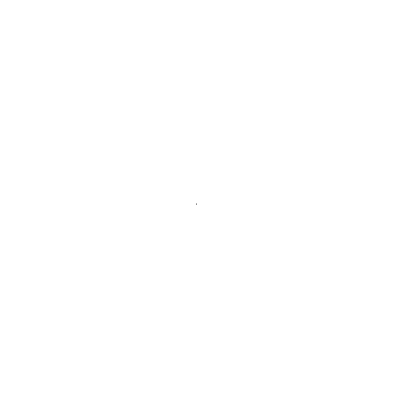
Frame 1 (no input)
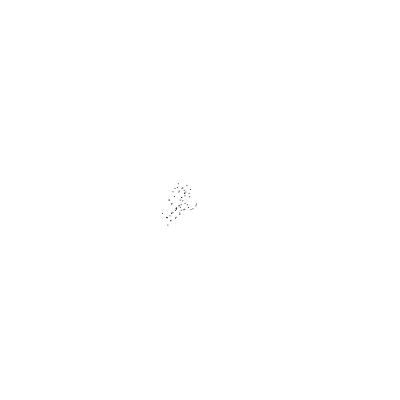
Frame 60 (no input)
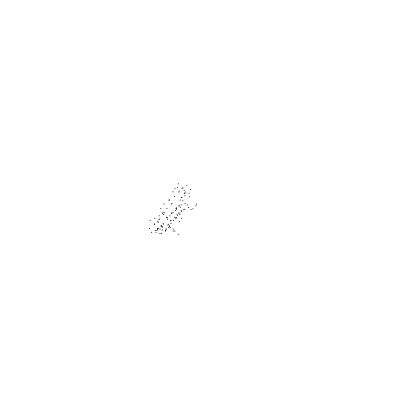
Frame 120 (the mouse pressed at the canvas centre since frame 60)

The p5.js sketch that drew these frames (run headless with seeded random() and noise() and a simulated clock; from frame 60 on, the mouse is pressed at the canvas centre):

// p5.js sketch
// ── sketch.js
let walker;

class Walker {
  constructor() {
    this.x = width/2;
    this.y = height/2;
  }

  show() {
    stroke(0);
    point(this.x, this.y);
  }

  step() {
    let step = 5;

    let xstep = acceptreject() * step;

    if(random([false, true])) {
      xstep *= -1;
    }

    let ystep = acceptreject() * step;
    if(random([false, true])) {
      ystep *= -1;
    }

    this.x += xstep;
    this.y += ystep;
  }

}

function setup() {
  createCanvas(400, 400);
  walker = new Walker();
  background(255);
}

function draw() {
  walker.step();
  walker.show();
}

function acceptreject() {
  while(true) {
    let r1 = random(1);
    let probability = r1 * r1;
    let r2 = random(2);

    if(r2 < probability) {
      return r1;
    }
  }
}
